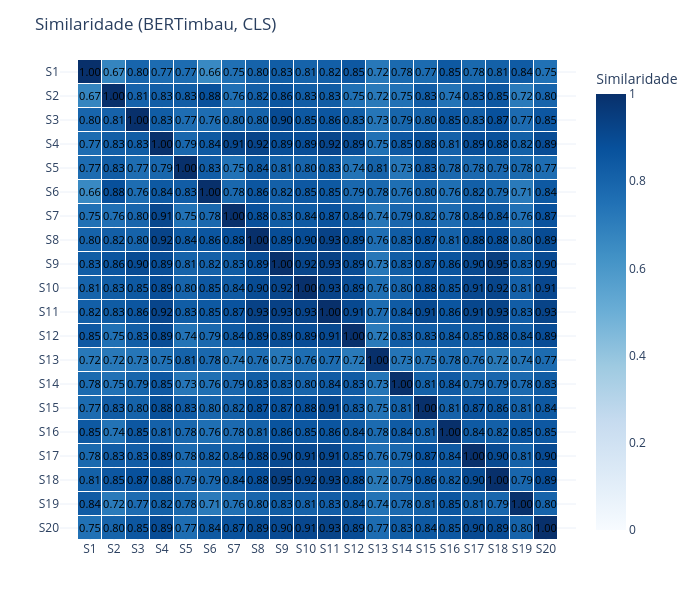
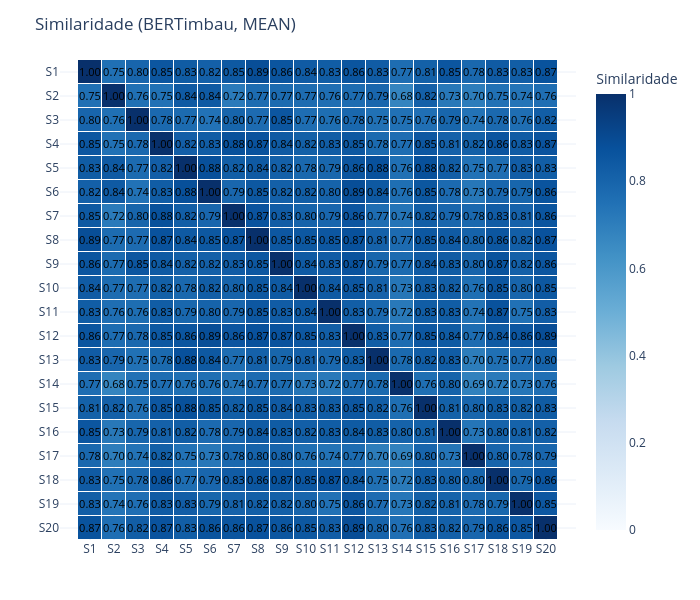

Notebook code for these charts, in order:
### Markdown cell above
### Similaridade por Cosseno (heatmap) e Agrupamento (K-Means)

#### Heatmap
Calculamos a **similaridade cosseno** entre os embeddings (`cosine_similarity(X)`) para inspecionar proximidade semântica entre as sentenças.  
O heatmap exibe a matriz `S` (valores em `[0,1]`), com:
- **Máscara opcional** do triângulo superior (para evitar redundância).
- **Rótulos de célula** com os valores numéricos formatados.
- **Hover** que mostra os pares de sentenças (melhora a interpretabilidade).

> Interpretação: valores mais altos indicam sentenças com embeddings mais próximos angularmente (maior similaridade semântica).

---

#### Clusterização com K-Means
Aplicamos **K-Means** diretamente sobre os embeddings de cada modelo/pooling para **agrupar sentenças** por proximidade em espaço vetorial.

**Como funciona (essência):**
- Inicializa `k` centróides.
- Alterna entre:
  1) **Atribuição** de cada ponto ao centróide mais próximo (distância euclidiana).  
  2) **Atualização** dos centróides como média dos pontos em cada cluster.
- Converge quando as atribuições/centróides estabilizam (ou atinge o limite de iterações).

**Decisões de implementação:**
- `n_clusters=3`: valor didático. Pode (e deve) ser calibrado empiricamente.
- `random_state=seed`: **reprodutibilidade** (mesmo particionamento ao repetir o experimento).
- `n_init='auto'`: versões recentes do scikit-learn usam múltiplas inicializações de forma adaptativa para reduzir o risco de mínimos locais ruins.

**Boas práticas e cuidados:**
- **Número de clusters** (`k`): avalie com *Elbow* (inércia), **silhouette score** ou **Davies–Bouldin**. Com `N` pequeno (como aqui), métricas podem oscilar; use mais dados para decisões robustas.
- **Escala dos dados**: K-Means usa **distância euclidiana**. Se modelos gerarem embeddings com escalas muito distintas, considere normalizar por modelo/pooling (ex.: `normalize(X)` ou `StandardScaler`) **antes** de agrupar.  
  > Observação: como comparamos *dentro* de cada (modelo, pooling), o impacto de escala entre modelos é minimizado.
- **Não reduza para 2D antes de clusterizar**: o K-Means deve rodar nos **embeddings originais** (alta dimensão). Projeções 2D (PCA/UMAP) são apenas para visualização; usar projeção para clusterização pode distorcer fronteiras.
- **Tamanho da amostra**: com apenas 6 sentenças, clusters são **instáveis** e mais sensíveis ao ruído.

**Interpretação do resultado:**
- A saída `labels` atribui cada sentença a um cluster `{0,1,2}`.  
- Juntamos `modelo`, `pooling`, `sentenca`, `cluster` em `clusters_df` para integrar com visualizações posteriores (scatter 2D facetado por modelo/pooling).

> Resumo: o heatmap oferece uma **leitura par-a-par** da similaridade; o K-Means fornece uma **partição global** das sentenças em grupos coerentes no espaço de embeddings.

### Code cell
def plot_similarity_heatmap_px(
    X,
    sentences=None,          # lista de sentenças para o hover
    title="Similaridade (cosseno)",
    cmap="Blues",
    mask_upper=False,        # True: mostra só triângulo inferior
    vmin=0.0, vmax=1.0,
    cbar_label="Similaridade",
    width=700, height=600,
    fmt=".2f",               # formatação do label interno
    text_font_size=11,
    text_font_color="black",
    xgap=1, ygap=1           # “espessura” das linhas entre células
):
    # 1) Similaridade
    S = cosine_similarity(X)
    n = S.shape[0]
    labels = [f"S{i+1}" for i in range(n)]

    # 2) Máscara (triângulo superior)
    Z = S.astype(float).copy()
    if mask_upper:
        iu = np.triu_indices(n, k=1)
        Z[iu] = np.nan

    # 3) Labels numéricos dentro das células (vão como text)
    text_matrix = np.empty((n, n), dtype=object)
    text_matrix[:] = ""
    for i in range(n):
        for j in range(n):
            if not np.isnan(Z[i, j]):
                text_matrix[i, j] = f"{Z[i, j]:{fmt}}"

    # 4) Hover somente com as sentenças (sem número)
    #    Usamos customdata com HTML simples para melhor legibilidade
    customdata = np.empty((n, n), dtype=object)
    customdata[:] = ""
    for i in range(n):
        for j in range(n):
            if not np.isnan(Z[i, j]):
                s1 = sentences[i] if sentences is not None else labels[i]
                s2 = sentences[j] if sentences is not None else labels[j]
                customdata[i, j] = f"<b>{labels[i]}</b>: {s1}<br><b>{labels[j]}</b>: {s2}"

    # 5) Construir heatmap
    fig = go.Figure(
        data=go.Heatmap(
            z=Z,
            x=labels,
            y=labels,
            zmin=vmin, zmax=vmax,
            colorscale=cmap,
            colorbar=dict(title=cbar_label),
            # labels internos
            text=text_matrix,
            texttemplate="%{text}",
            textfont=dict(color=text_font_color, size=text_font_size),
            # hover apenas com as frases
            customdata=customdata,
            hovertemplate="%{customdata}<extra></extra>",
            # “grades” entre células
            xgap=xgap, ygap=ygap
        )
    )

    # Layout
    fig.update_layout(
        title=title,
        width=width, height=height,
        template="plotly_white",
        margin=dict(l=60, r=30, t=60, b=60),
    )
    # Células quadradas e origem no topo
    fig.update_yaxes(autorange="reversed", scaleanchor="x", scaleratio=1)

    fig.show()
    return S, fig


def run_kmeans(X, n_clusters=3, random_state=seed):
    km = KMeans(n_clusters=n_clusters, random_state=random_state, n_init='auto')
    labels = km.fit_predict(X)
    return labels


# ===== Uso =====
resultados = []

for (modelo, pooling), X in embeds.items():
    # Similaridade (agora desempacotando corretamente)
    S, _ = plot_similarity_heatmap_px(
        X,
        sentences=sentencas,  # <- inclui textos no hover
        title=f"Similaridade ({modelo}, {pooling})",
        cmap="Blues",
        mask_upper=False,     # ou True, se quiser só triângulo inferior
        vmin=0.0, vmax=1.0,
        cbar_label="Similaridade",
        fmt=".2f",
        xgap=1, ygap=1
    )
    # Clustering
    labels = run_kmeans(X, n_clusters=3, random_state=seed)
    resultados.append(pd.DataFrame({
        "modelo": modelo,
        "pooling": pooling,
        "sentenca": sentencas,
        "cluster": labels
    }))

clusters_df = pd.concat(resultados, ignore_index=True)

### Figure 1 — Plotly figure (JSON) as saved in the notebook; plotly's stock layout.template omitted (floating-point values rounded to 4 significant figures; data arrays with more than 128 entries replaced by an {"elided": "..."} marker saying what was removed)
{"data": [{"colorbar": {"title": {"text": "Similaridade"}}, "colorscale": [[0.0, "rgb(247,251,255)"], [0.125, "rgb(222,235,247)"], [0.25, "rgb(198,219,239)"], [0.375, "rgb(158,202,225)"], [0.5, "rgb(107,174,214)"], [0.625, "rgb(66,146,198)"], [0.75, "rgb(33,113,181)"], [0.875, "rgb(8,81,156)"], [1.0, "rgb(8,48,107)"]], "customdata": {"elided": "20x20 str values"}, "hovertemplate": "%{customdata}<extra></extra>", "text": {"elided": "20x20 str values"}, "textfont": {"color": "black", "size": 11}, "texttemplate": "%{text}", "x": ["S1", "S2", "S3", "S4", "S5", "S6", "S7", "S8", "S9", "S10", "S11", "S12", "S13", "S14", "S15", "S16", "S17", "S18", "S19", "S20"], "xgap": 1, "y": ["S1", "S2", "S3", "S4", "S5", "S6", "S7", "S8", "S9", "S10", "S11", "S12", "S13", "S14", "S15", "S16", "S17", "S18", "S19", "S20"], "ygap": 1, "z": {"elided": "20x20 float values"}, "zmax": 1.0, "zmin": 0.0, "type": "heatmap"}], "layout": {"margin": {"l": 60, "r": 30, "t": 60, "b": 60}, "title": {"text": "Similaridade (BERTimbau, CLS)"}, "width": 700, "height": 600, "yaxis": {"autorange": "reversed", "scaleanchor": "x", "scaleratio": 1}}}

### Figure 2 — Plotly figure (JSON) as saved in the notebook; plotly's stock layout.template omitted (floating-point values rounded to 4 significant figures; data arrays with more than 128 entries replaced by an {"elided": "..."} marker saying what was removed)
{"data": [{"colorbar": {"title": {"text": "Similaridade"}}, "colorscale": [[0.0, "rgb(247,251,255)"], [0.125, "rgb(222,235,247)"], [0.25, "rgb(198,219,239)"], [0.375, "rgb(158,202,225)"], [0.5, "rgb(107,174,214)"], [0.625, "rgb(66,146,198)"], [0.75, "rgb(33,113,181)"], [0.875, "rgb(8,81,156)"], [1.0, "rgb(8,48,107)"]], "customdata": {"elided": "20x20 str values"}, "hovertemplate": "%{customdata}<extra></extra>", "text": {"elided": "20x20 str values"}, "textfont": {"color": "black", "size": 11}, "texttemplate": "%{text}", "x": ["S1", "S2", "S3", "S4", "S5", "S6", "S7", "S8", "S9", "S10", "S11", "S12", "S13", "S14", "S15", "S16", "S17", "S18", "S19", "S20"], "xgap": 1, "y": ["S1", "S2", "S3", "S4", "S5", "S6", "S7", "S8", "S9", "S10", "S11", "S12", "S13", "S14", "S15", "S16", "S17", "S18", "S19", "S20"], "ygap": 1, "z": {"elided": "20x20 float values"}, "zmax": 1.0, "zmin": 0.0, "type": "heatmap"}], "layout": {"margin": {"l": 60, "r": 30, "t": 60, "b": 60}, "title": {"text": "Similaridade (BERTimbau, MEAN)"}, "width": 700, "height": 600, "yaxis": {"autorange": "reversed", "scaleanchor": "x", "scaleratio": 1}}}
